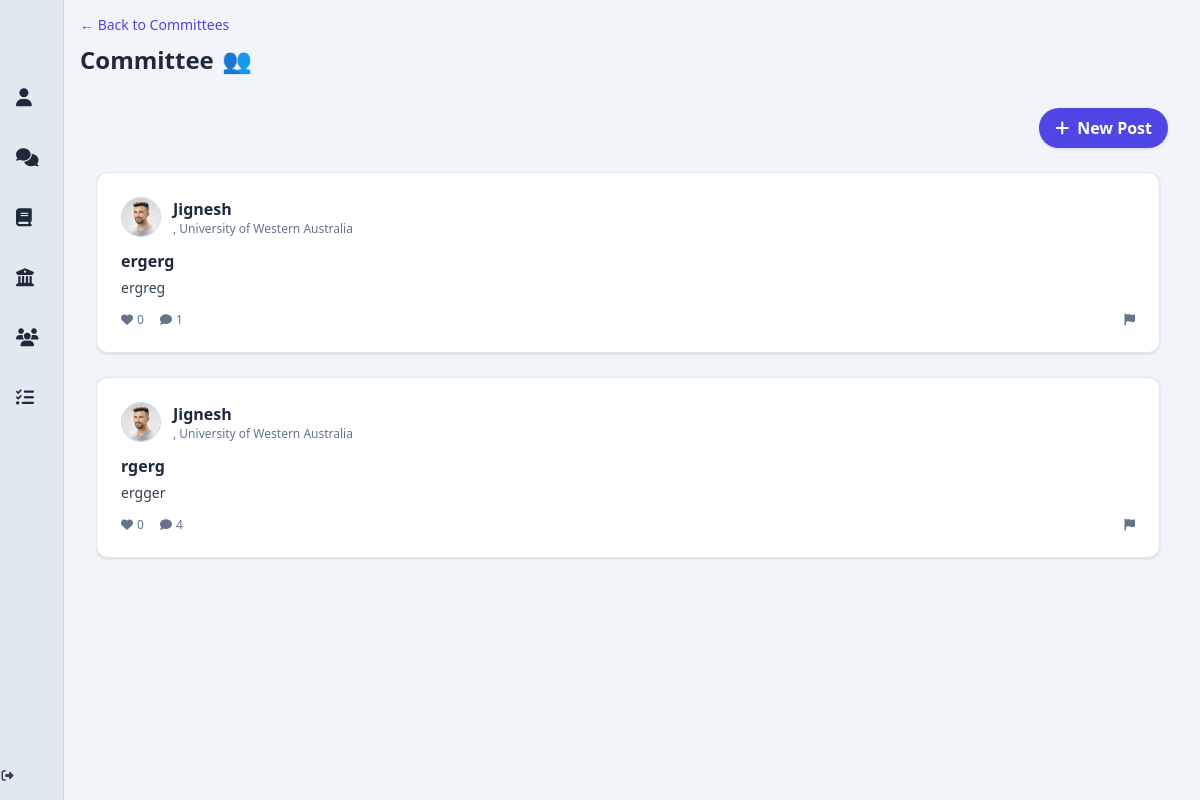
/committee/eventscommittee (signed in), run on the app's committed database.
### app/models.py (models this page shows, shortened)
class Post(db.Model):
    __tablename__ = 'posts'
    id = db.Column(db.Integer, primary_key=True)
    title = db.Column(db.String(200))
    content = db.Column(db.Text, nullable=False)
    image_url = db.Column(db.String(255))
    created_at = db.Column(db.DateTime, default=db.func.now())
    user_id = db.Column(db.Integer, db.ForeignKey('users.id', ondelete='CASCADE', name='fk_posts_user_id'), nullable=False)
    committee_id = db.Column(db.Integer, db.ForeignKey('committees.id', ondelete='SET NULL', name='fk_posts_committee_id'), nullable=True)
    forum_id = db.Column(db.Integer, db.ForeignKey('forums.id', ondelete='SET NULL', name='fk_posts_forum_id'), nullable=True)
    committee = db.relationship('Committee', backref='posts', lazy='joined')
    comments = db.relationship('Comment', backref='post', cascade='all, delete-orphan', passive_deletes=True, lazy='dynamic')

class User(db.Model, UserMixin):
    __tablename__ = 'users'
    id = db.Column(db.Integer, primary_key=True)
    display_name = db.Column(db.String(100))
    student_number = db.Column(db.String(50), nullable=False)
    email = db.Column(db.String(120), unique=True, nullable=False)
    password_hash = db.Column(db.String(128), nullable=False)
    bio = db.Column(db.Text)
    job_title = db.Column(db.String(100))
    phone = db.Column(db.String(20))
    university = db.Column(db.String(100))
    faculty = db.Column(db.String(100))
    major = db.Column(db.String(100))
    quote = db.Column(db.Text)
    skills = db.Column(db.Text)
    profile_picture = db.Column(db.String(255))
    cover_picture = db.Column(db.String(255))
    created_at = db.Column(db.DateTime, default=db.func.now())
    committees = db.relationship('Committee', secondary=user_committees, backref='members', lazy='dynamic')
    posts = db.relationship('Post', backref='author', cascade='all, delete-orphan', passive_deletes=True, lazy='dynamic')
    comments = db.relationship('Comment', backref='author', cascade='all, delete-orphan', passive_deletes=True, lazy='dynamic')
    liked_posts = db.relationship('Post', secondary=post_likes, backref=db.backref('likers', lazy='dynamic'))
    followers = db.relationship(
        'User', secondary=user_followers,
        primaryjoin=(user_followers.c.followed_id == id),
        secondaryjoin=(user_followers.c.follower_id == id),
        backref=db.backref('following', lazy='dynamic'),
        lazy='dynamic'
    )
    @property
    def skills_list(self):
        return [skill.strip() for skill in self.skills.split(',')] if self.skills else []

### app/routes.py (the view)
@bp.route('/committee/<committee_name>')
@login_required
def committee_ui(committee_name):
    committee = Committee.query.filter_by(slug=committee_name).first_or_404()
    posts = Post.query.filter_by(committee_id=committee.id).order_by(Post.created_at.desc()).all()
    return render_template('committee_ui.html', committee=committee, posts=posts)

### app/templates/committee_ui.html (shortened to what this page needs)
{% extends "base.html" %}
{% block content %}
<div id="pageContainer" class="mt-10">
  <div class="ml-4 -mt-7 mb-2">
    <a href="/committees" class="text-indigo-600 text-sm hover:underline transition">
      ← Back to Committees
    </a>
  </div>
  <div class="flex flex-col md:flex-row md:items-center md:justify-between w-full">
    <div class="flex items-center gap-2 ml-4">
      <h1 class="text-2xl font-bold">{{ committee_name or "Committee" }}</h1>
      <span class="text-2xl">👥</span>
    </div>
  </div>
  <div class="p-4 bg-slate-100">
    <div class="flex flex-col md:flex-row gap-6 p-4">
      <div class="flex-1 flex flex-col space-y-6">
        <div class="flex justify-end">
          <button id="openModal" class="flex items-center bg-indigo-600 text-white px-4 py-2 rounded-full hover:bg-indigo-700 transition font-semibold shadow">
            <i class="fas fa-plus mr-2"></i> New Post
          </button>
        </div>
        <div class="relative h-[calc(100vh-250px)] overflow-y-auto pr-2">
          <div id="postsContainer" class="space-y-6 overflow-visible">
            {% for post in posts %}
            <div id="post-{{ post.id }}" class="post-card rounded-xl shadow border border-slate-200 p-6 transition hover:shadow-lg bg-white cursor-pointer"
                 onclick="expandAndRedirect({{ post.id }})">
              <div class="flex items-center mb-3">
                <a href="{{ url_for('routes.profile', user_id=post.author.id) }}" class="flex items-center space-x-0" onclick="event.stopPropagation();">
                  <img src="{{ post.author.profile_picture or 'https://cdn-icons-png.flaticon.com/512/149/149071.png' }}"
                       alt="Avatar"
                       class="w-10 h-10 rounded-full object-cover border border-slate-300 mr-3" />
                  <div>
                    <h3 class="font-semibold text-slate-800 hover:underline hover:text-indigo-600">{{ post.author.display_name or 'Anonymous' }}</h3>
                    <p class="text-xs text-slate-500">{{ post.author.role }}, {{ post.author.university }}</p>
                  </div>
                </a>
              </div>
              {% if post.title %}
              <h4 class="text-base font-semibold text-slate-800 mb-1">{{ post.title }}</h4>
              {% endif %}
              <p class="text-slate-700 text-sm leading-relaxed mb-3">{{ post.content }}</p>
              <div class="flex justify-between text-xs text-slate-500 mt-2">
                <div class="flex space-x-4">
                  <button class="flex items-center space-x-1 transition"
                          onclick="likePost(event, {{ post.id }})">
                    <i id="heart-icon-{{ post.id }}" class="fas fa-heart {% if current_user.is_authenticated and current_user in post.likers.all() %}liked{% endif %}"></i>
                    <span id="like-count-{{ post.id }}">{{ post.likers.all()|length }}</span>
                  </button>
                  <button class="flex items-center space-x-1 hover:text-indigo-600 transition">
                    <i class="fas fa-comment"></i><span>{{ post.comments.count() }}</span>
                  </button>
                </div>
                <div class="flex space-x-2">
                  <button onclick="openReportModal(event, {{ post.id }});" class="hover:text-red-500 transition"><i class="fas fa-flag"></i></button>
                </div>
              </div>
            </div>
            {% endfor %}
          </div>
        </div>
      </div>
{% endblock %}

### app/templates/committee_ui.html (style rules this page uses)
.post-card { transition: transform 0.5s ease, box-shadow 0.2s ease, opacity 0.3s ease; position: relative; z-index: 1; }
#pageContainer.slide-in { animation: slideInFromRight 0.6s ease forwards; }

### data on the page
Post: author (picture), author "Jignesh", author.university "University of Western Australia", title "ergerg", content "ergreg", likers.all|length "0", comments.count "1"
Post: author (picture), author "Jignesh", author.university "University of Western Australia", title "rgerg", content "ergger", likers.all|length "0", comments.count "4"

### other printed values
{{ committee_name or "Committee" }} "Committee"
